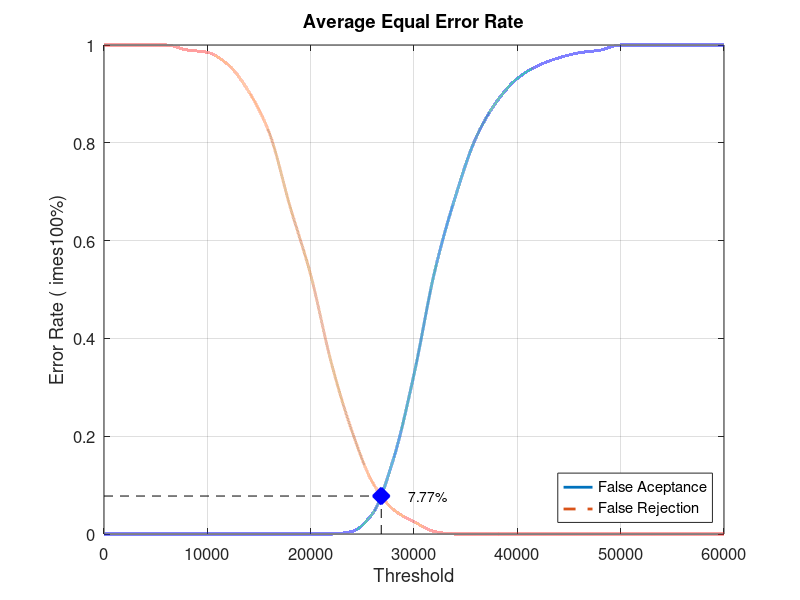
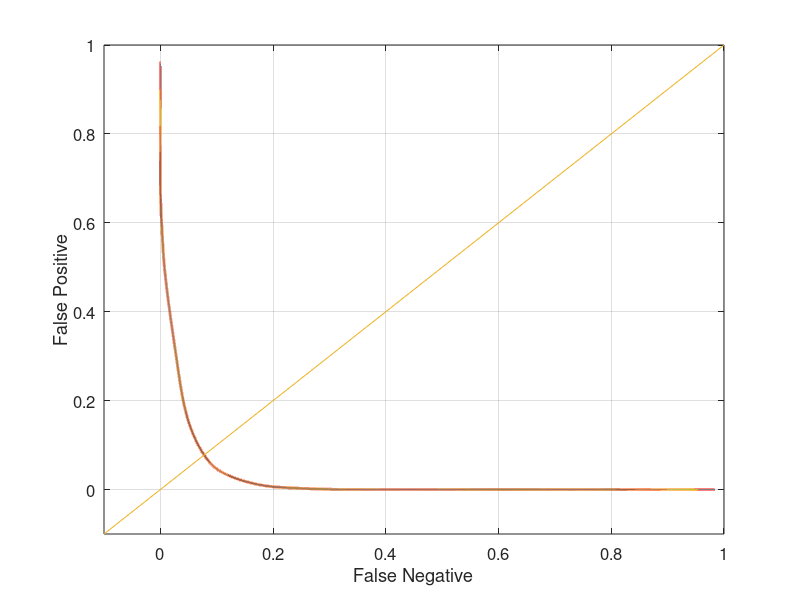

Write MATLAB code to recreate these figures, in order.
close all;
clear;
clc;
x = 0:2000:60000;
xq = 0:0.5:60000;

y0 = [0 0 0 0 0 0 0 0 0 0 0 0 0.00526316 0.0421053 0.152632 0.326316 0.536842 0.689474 0.810526 0.884211 0.931579 0.957895 0.973684 0.984211 0.989474 1 1 1 1 1 1]
yy0 = interp1(x, y0, xq, 'pchip');
y1 = [1 1 1 1 0.99 0.985 0.96 0.905 0.82 0.67 0.53 0.35 0.21 0.105 0.05 0.025 0.005 0 0 0 0 0 0 0 0 0 0 0 0 0 0]
yy1 = interp1(x, y1, xq, 'pchip');

% Calculating EER: 
y2 = abs(y0 - y1);
find(y2 == min(y2))
yy2 = abs(yy0 - yy1);
xEER = find(yy2 == min(yy2));
xEERIndex = xq(xEER) % X-axis EER
yEER = yy0(xEER) % Y-axis EER

main = figure
plot(xq, yy0,'-','LineWidth', 2);	hold on
plot(xq, yy1,'--','LineWidth', 2);	hold on
plot([xEERIndex xEERIndex], [0 yEER], 'k--');	hold on
plot([0 xEERIndex], [yEER yEER], 'k--');	hold on
plot(xEERIndex, yEER, 'bx', 'LineWidth', 10);	hold on
text(xEERIndex + 10 * xEERIndex / 100, yEER, [num2str(round((10000 * yEER)) / 100) '%'])
legend('False Aceptance', 'False Rejection', 'Location', 'SouthEast')
xlabel('Threshold')
ylabel('Error Rate (	imes100%)')
title('Average Equal Error Rate')
set(gca, 'FontSize', 12)
axis([0 60000 0 1])
grid on

print(main, 'Database4_1Main', '-dpng');
FNRxFPR = figure('Color', [1 1 1]);
plot(yy1, yy0, '-', yy1, yy0, 'LineWidth', 2);
hold on
y = -0.1:0.1:1
plot(y, y); 
set(gca, 'FontSize', 12)
xlabel('False Negative')
ylabel('False Positive')
axis([-0.1 1 -0.1 1])
set(gca, 'FontSize', 12)
grid on

print(FNRxFPR, 'Database4_1FNRxFPR','-dpng');
